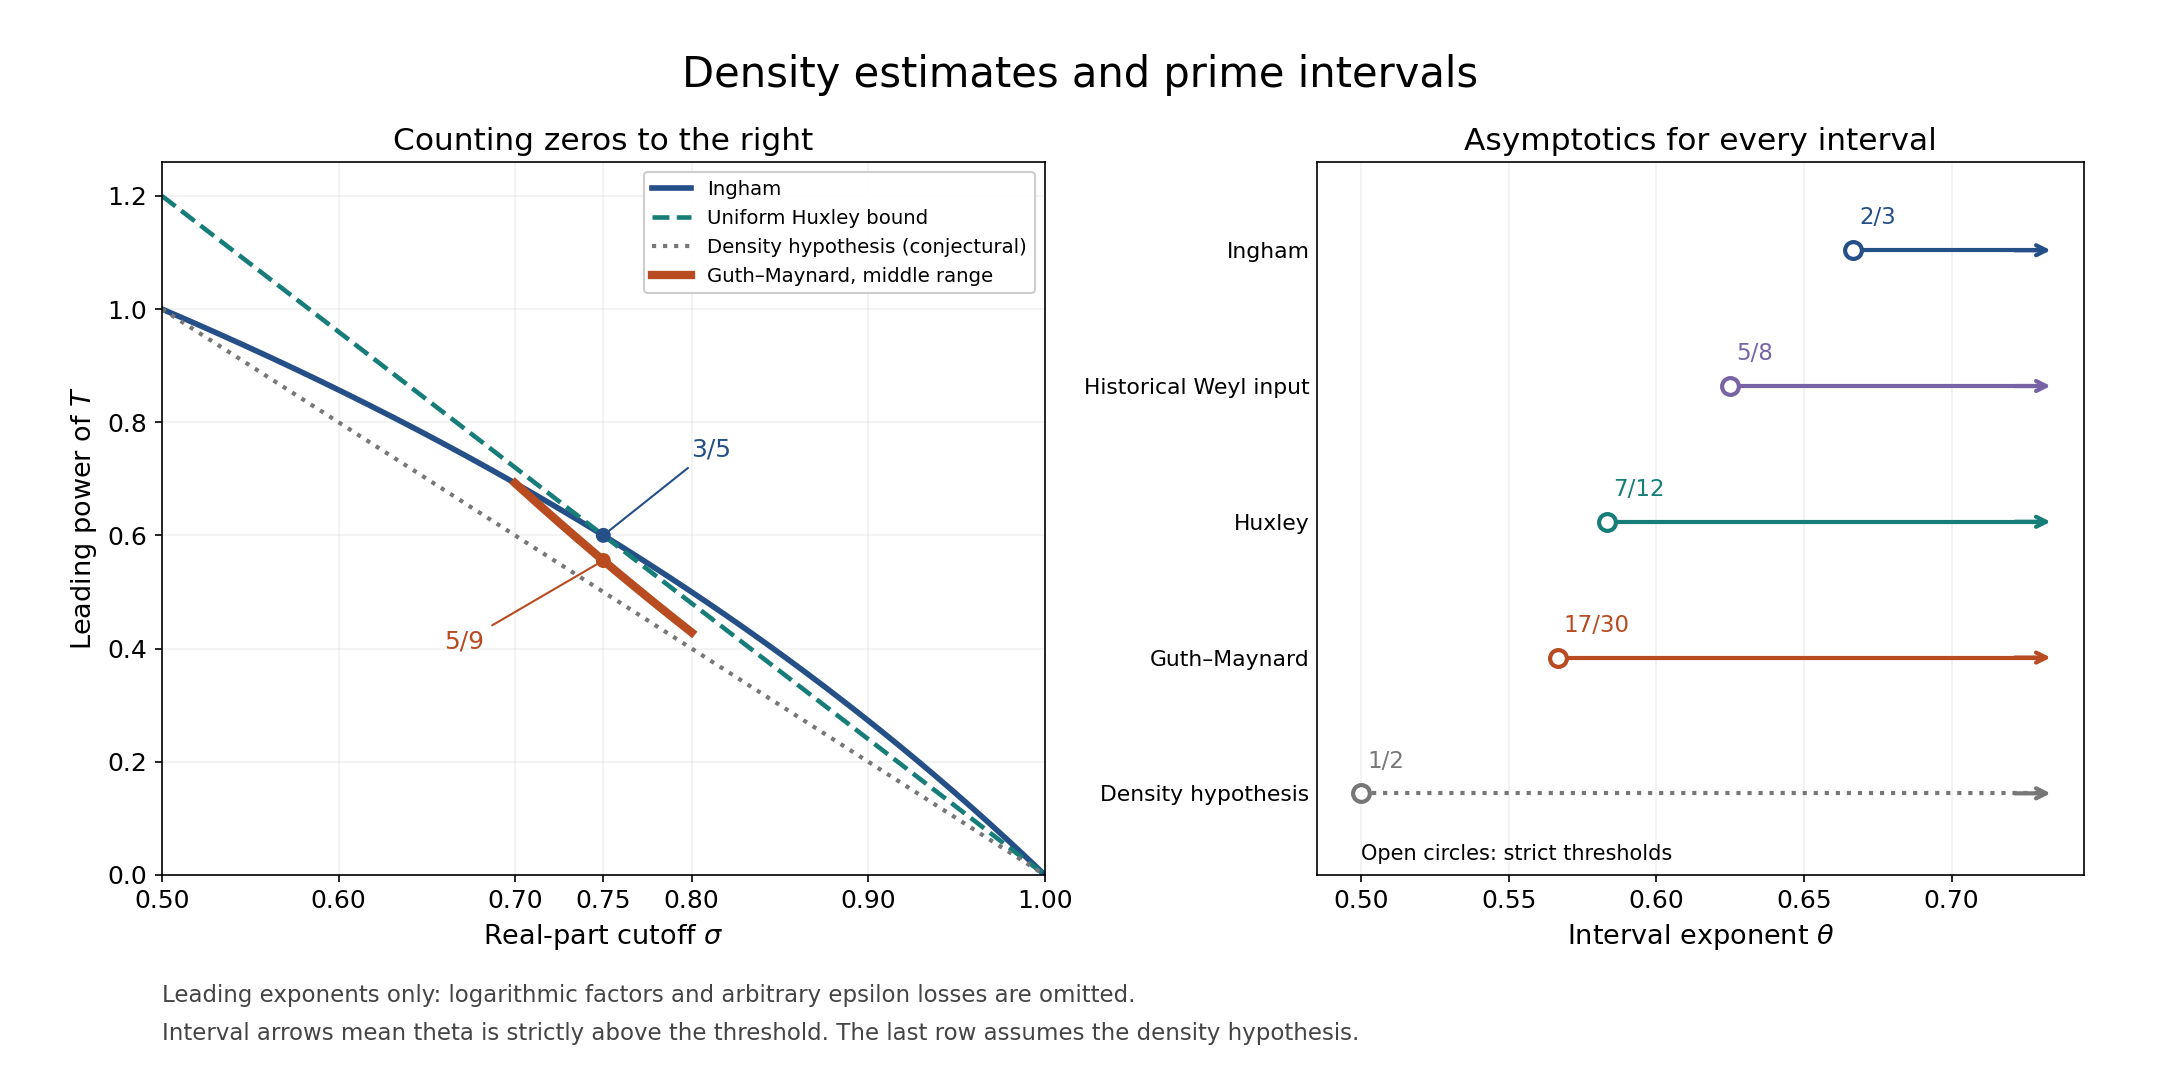

Python code for this plot:
"""Original CC0 figure: exact leading density powers and interval thresholds."""
from pathlib import Path
from fractions import Fraction
import json
import numpy as np
import matplotlib
matplotlib.use('Agg')
import matplotlib.pyplot as plt

base=Path(__file__).resolve().parent
plt.rcParams.update({'font.family':'DejaVu Sans','font.size':12,
                    'axes.labelsize':13,'axes.titlesize':15})
fig,axs=plt.subplots(1,2,figsize=(14.4,7.2),dpi=150,
                     gridspec_kw={'width_ratios':[1.15,1]})
fig.subplots_adjust(left=.075,right=.965,bottom=.19,top=.85,wspace=.33)
s=np.linspace(.5,1,1001)
ax=axs[0]
ax.plot(s,3*(1-s)/(2-s),color='#254f87',lw=2.7,label='Ingham')
ax.plot(s,12/5*(1-s),color='#167d78',lw=2.2,ls='--',label='Uniform Huxley bound')
ax.plot(s,2*(1-s),color='#777777',lw=2,ls=':',label='Density hypothesis (conjectural)')
sm=np.linspace(.7,.8,301)
ax.plot(sm,15*(1-sm)/(3+5*sm),color='#b94b21',lw=4,label='Guth–Maynard, middle range')
ax.scatter([.75,.75],[3/5,5/9],color=['#254f87','#b94b21'],s=38,zorder=5)
ax.annotate('3/5',(.75,3/5),xytext=(.8,.74),arrowprops={'arrowstyle':'-','color':'#254f87'},color='#254f87')
ax.annotate('5/9',(.75,5/9),xytext=(.66,.40),arrowprops={'arrowstyle':'-','color':'#b94b21'},color='#b94b21')
ax.set(xlim=(.5,1),ylim=(0,1.26),xlabel=r'Real-part cutoff $\sigma$',
       ylabel=r'Leading power of $T$',title='Counting zeros to the right')
ax.set_xticks([.5,.6,.7,.75,.8,.9,1])
ax.grid(alpha=.18)
ax.legend(loc='upper right',fontsize=9.5,framealpha=.97)

ax=axs[1]
rows=[('Ingham',Fraction(2,3),'2/3','#254f87'),
      ('Historical Weyl input',Fraction(5,8),'5/8','#7864a4'),
      ('Huxley',Fraction(7,12),'7/12','#167d78'),
      ('Guth–Maynard',Fraction(17,30),'17/30','#b94b21'),
      ('Density hypothesis',Fraction(1,2),'1/2','#777777')]
for i,(name,value,label,color) in enumerate(rows):
    y=len(rows)-1-i
    x=float(value)
    ax.plot([x,.73],[y,y],color=color,lw=2,
            ls=':' if name=='Density hypothesis' else '-')
    ax.scatter([x],[y],facecolors='white',edgecolors=color,s=65,lw=2,zorder=5)
    ax.annotate('',xy=(.735,y),xytext=(.72,y),arrowprops={'arrowstyle':'->','color':color,'lw':2})
    ax.text(x+.002,y+.19,label,color=color,fontsize=11)
ax.set_yticks(range(5),[r[0] for r in rows[::-1]])
ax.tick_params(axis='y',length=0,labelsize=10.5)
ax.set(xlim=(.485,.745),ylim=(-.6,4.65),
       xlabel=r'Interval exponent $\theta$',title='Asymptotics for every interval')
ax.set_xticks([.5,.55,.6,.65,.7])
ax.grid(axis='x',alpha=.18)
ax.text(.50,-.49,'Open circles: strict thresholds',fontsize=10)
fig.suptitle('Density estimates and prime intervals',fontsize=20,y=.95)
fig.text(.075,.072,'Leading exponents only: logarithmic factors and arbitrary epsilon losses are omitted.',
         fontsize=11,color='#444444')
fig.text(.075,.037,'Interval arrows mean theta is strictly above the threshold. The last row assumes the density hypothesis.',
         fontsize=11,color='#444444')
out=base/'density_intervals.png'
fig.savefig(out,metadata={'Software':'Matplotlib; original CC0 course figure'})
plt.close(fig)
checks={
 'density_at_three_quarters':{'Ingham':str(Fraction(3,5)),
                             'Guth-Maynard':str(Fraction(5,9))},
 'interval_thresholds':{name:str(value) for name,value,_,_ in rows},
 'formula_checks':{'Ingham_factor_at_three_quarters':str(Fraction(12,5)),
                   'global_Guth_Maynard_factor':str(Fraction(30,13))},
 'licence':'CC0-1.0','figure_pixels':[2160,1080]}
(base/'density_intervals_checks.json').write_text(json.dumps(checks,indent=2)+'\n',encoding='utf-8')
print(json.dumps(checks,indent=2))
